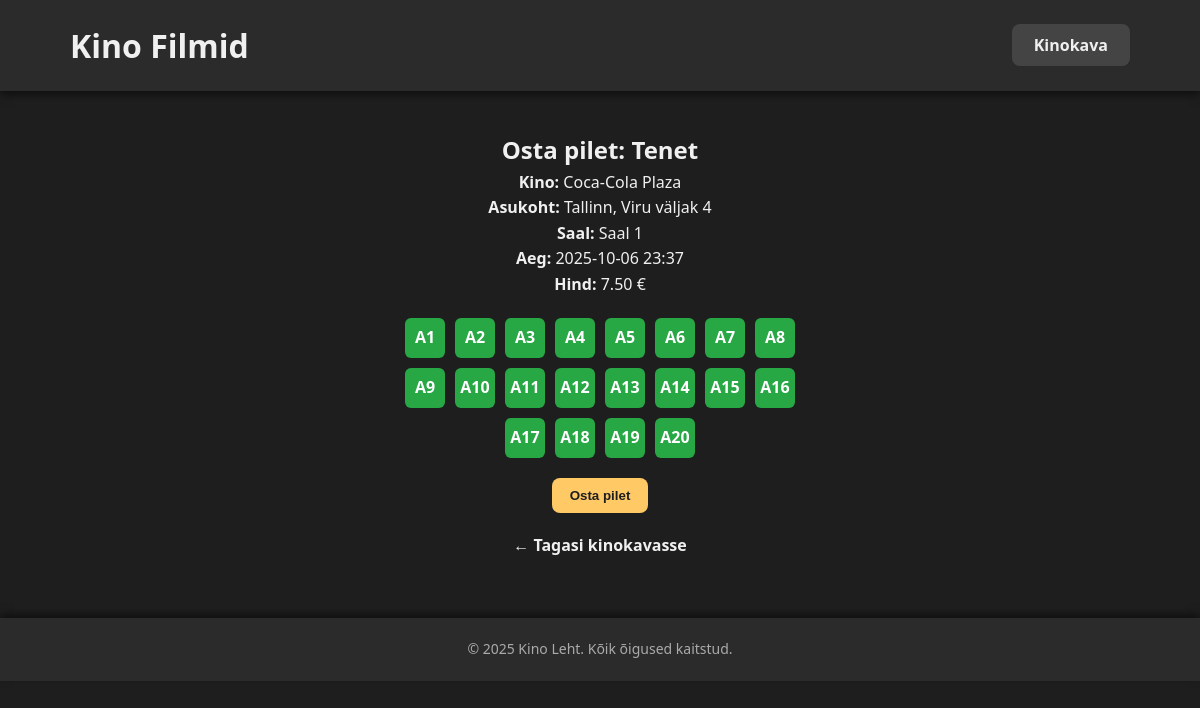
The page /buy_ticket/3 on the database its author committed.
### tables this page shows
CREATE TABLE movies (
        id INTEGER PRIMARY KEY AUTOINCREMENT,
        title TEXT NOT NULL,
        description TEXT,
        image TEXT
    );

CREATE TABLE cinemas (
        id INTEGER PRIMARY KEY AUTOINCREMENT,
        name TEXT NOT NULL,
        location TEXT NOT NULL
    );

CREATE TABLE halls (
        id INTEGER PRIMARY KEY AUTOINCREMENT,
        cinema_id INTEGER NOT NULL,
        name TEXT NOT NULL,
        FOREIGN KEY (cinema_id) REFERENCES cinemas(id)
    );

CREATE TABLE screenings (
        id INTEGER PRIMARY KEY AUTOINCREMENT,
        movie_id INTEGER NOT NULL,
        hall_id INTEGER NOT NULL,
        start_time TEXT NOT NULL,
        price REAL NOT NULL,
        FOREIGN KEY (movie_id) REFERENCES movies(id),
        FOREIGN KEY (hall_id) REFERENCES halls(id)
    );

CREATE TABLE seats (
        id INTEGER PRIMARY KEY AUTOINCREMENT,
        hall_id INTEGER NOT NULL,
        seat_number TEXT NOT NULL,
        FOREIGN KEY (hall_id) REFERENCES halls(id)
    );

### app.py (the view, shortened to what this page needs)
@app.route("/buy_ticket/<int:screening_id>", methods=["GET", "POST"])
def buy_ticket(screening_id):
    cur = get_db().cursor()
    cur.execute("""
        SELECT screenings.id, movies.title, screenings.start_time, screenings.price,
               halls.name AS hall_name, cinemas.name AS cinema_name, cinemas.location
        FROM screenings
        JOIN movies ON screenings.movie_id = movies.id
        JOIN halls ON screenings.hall_id = halls.id
        JOIN cinemas ON halls.cinema_id = cinemas.id
        WHERE screenings.id = ?
    """, (screening_id,))
    screening = cur.fetchone()
    if not screening:
        abort(404, description="Ekraanikuva ei leitud")
    available_seats = get_available_seats(screening_id)
    taken_seats = get_taken_seats(screening_id)
    return render_template("buy_ticket.html", screening=screening, seats=available_seats, taken_seats=taken_seats)

### app.py (called while the page is built)
def get_db():
    db = getattr(g, '_database', None)
    if db is None:
        db = g._database = sqlite3.connect(DATABASE)
        db.row_factory = sqlite3.Row  # Võimaldab kasutada ridu nagu sõnastikke
    return db

def get_available_seats(screening_id):
    db = get_db()
    cur = db.cursor()
    cur.execute("SELECT hall_id FROM screenings WHERE id = ?", (screening_id,))
    hall_row = cur.fetchone()
    if not hall_row:
        return []
    hall_id = hall_row["hall_id"]
    cur.execute("SELECT id, seat_number FROM seats WHERE hall_id = ?", (hall_id,))
    seats = cur.fetchall()
    cur.execute("SELECT seat_id FROM tickets WHERE screening_id = ?", (screening_id,))
    taken_seats = {row["seat_id"] for row in cur.fetchall()}
    available = [seat for seat in seats if seat["id"] not in taken_seats]
    return available

def get_taken_seats(screening_id):
    db = get_db()
    cur = db.cursor()
    cur.execute("SELECT seat_id FROM tickets WHERE screening_id = ?", (screening_id,))
    taken = {row["seat_id"] for row in cur.fetchall()}
    return taken

@app.teardown_appcontext
def close_connection(exception):
    db = getattr(g, '_database', None)
    if db is not None:
        db.close()

### templates/buy_ticket.html (shortened to what this page needs)
<!DOCTYPE html>
<html lang="et">
<head>
    <link rel="stylesheet" href="{{ url_for('static', filename='style.css') }}" />
</head>
<body>
<header>
  <div class="container header-container">
    <h1><a href="{{ url_for('index') }}" class="header-link">Kino Filmid</a></h1>
    <nav>
      <a href="{{ url_for('schedule') }}" class="nav-button">Kinokava</a>
    </nav>
  </div>
</header>
<main class="container movie-detail">
    <h2>Osta pilet: {{ screening.title }}</h2>
    <p><strong>Kino:</strong> {{ screening.cinema_name }}</p>
    <p><strong>Asukoht:</strong> {{ screening.location }}</p>
    <p><strong>Saal:</strong> {{ screening.hall_name }}</p>
    <p><strong>Aeg:</strong> {{ screening.start_time }}</p>
    <p><strong>Hind:</strong> {{ "%.2f"|format(screening.price) }} €</p>
    <form method="POST" action="{{ url_for('buy_ticket', screening_id=screening.id) }}">
        <div class="seats-container" id="seats-container">
            {% for seat in seats %}
                <div
                  class="seat {% if seat.id in taken_seats %}taken{% endif %}"
                  data-seat-id="{{ seat.id }}"
                >
                    {{ seat.seat_number }}
                </div>
            {% endfor %}
        </div>
        <button type="submit" class="buy-button" disabled id="buy-button">Osta pilet</button>
    </form>
    <a href="{{ url_for('schedule') }}" class="back-link">← Tagasi kinokavasse</a>
</main>
<footer>
  <div class="container footer-container">
    <p>&copy; 2025 Kino Leht. Kõik õigused kaitstud.</p>
  </div>
</footer>
</body>
</html>

### static/style.css (style rules this page uses)
* { box-sizing: border-box; margin: 0; padding: 0; }
body { font-family: 'Segoe UI', Tahoma, Geneva, Verdana, sans-serif; background-color: #1e1e1e; color: #f0f0f0; line-height: 1.6; margin: 0; }
.container { max-width: 1100px; margin: 0 auto; padding: 0 20px; }
header { background-color: #2b2b2b; color: #f0f0f0; padding: 20px 0; margin-bottom: 40px; box-shadow: 0 4px 8px rgba(0,0,0,0.5); position: sticky; top: 0; z-index: 100; }
.header-container { display: flex; justify-content: space-between; align-items: center; flex-wrap: wrap; }
header h1 { font-size: 2rem; font-weight: 700; }
.header-link { color: #f0f0f0; text-decoration: none; transition: color 0.3s ease; }
.nav-button { background-color: #444444; color: #f0f0f0; padding: 10px 22px; border-radius: 8px; font-weight: 600; text-decoration: none; transition: all 0.3s ease; }
.movie-detail { max-width: 700px; margin: 0 auto 60px; text-align: center; }
.back-link { display: inline-block; margin-top: 20px; color: #f0f0f0; font-weight: 600; text-decoration: none; transition: all 0.3s ease; }
.buy-button { background-color: #ffc966; color: #1e1e1e; padding: 10px 18px; border-radius: 8px; font-weight: 600; border: none; cursor: pointer; transition: all 0.3s ease; }
.seats-container { display: flex; flex-wrap: wrap; max-width: 400px; margin: 20px auto; gap: 10px; justify-content: center; }
.seat { width: 40px; height: 40px; border-radius: 8px; display: flex; align-items: center; justify-content: center; font-weight: bold; color: #ffffff; cursor: pointer; transition: all 0.3s ease; background-color: #555555; }
footer { margin-top: 60px; padding: 20px 0; background-color: #2b2b2b; color: #aaaaaa; font-size: 14px; text-align: center; box-shadow: 0 -4px 8px rgba(0,0,0,0.5); }

### templates/buy_ticket.html (style rules this page uses)
.seats-container { display: flex; flex-wrap: wrap; max-width: 400px; margin: 20px auto; gap: 10px; justify-content: center; }
.seat { width: 40px; height: 40px; background-color: #28a745; border-radius: 6px; cursor: pointer; display: flex; align-items: center; justify-content: center; font-weight: bold; color: white; user-select: none; transition: background-color 0.3s ease; }

### rows shown on the page
movies: title "Tenet"
cinemas: cinema_name "Coca-Cola Plaza", location "Tallinn, Viru väljak 4"
halls: hall_name "Saal 1"
screenings: start_time "2025-10-06 23:37", price "7.50"
seats: seat_number "A1"
seats: seat_number "A2"
seats: seat_number "A3"
seats: seat_number "A4"
seats: seat_number "A5"
seats: seat_number "A6"
seats: seat_number "A7"
seats: seat_number "A8"
seats: seat_number "A9"
seats: seat_number "A10"
seats: seat_number "A11"
seats: seat_number "A12"
seats: seat_number "A13"
seats: seat_number "A14"
seats: seat_number "A15"
seats: seat_number "A16"
seats: seat_number "A17"
seats: seat_number "A18"
seats: seat_number "A19"
seats: seat_number "A20"
